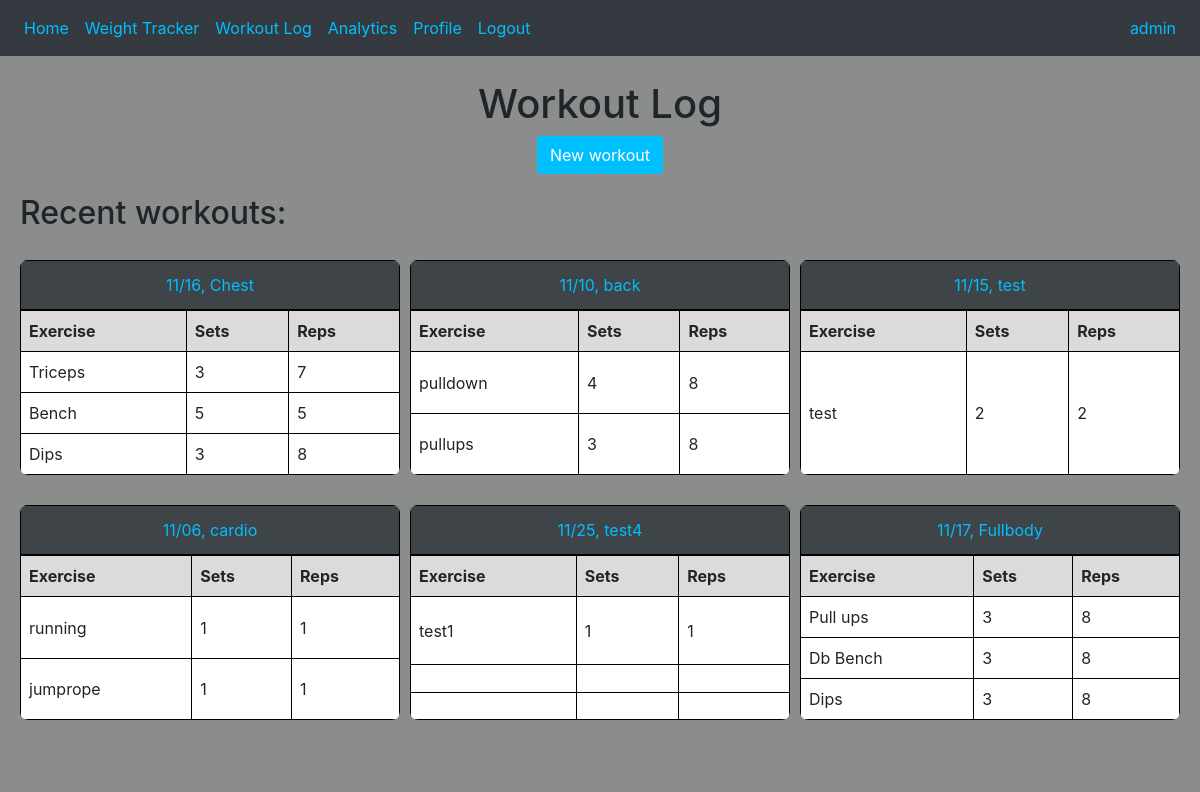
Page /workoutlog (signed in) on the committed database.
### website/models.py (models this page shows)
class User(db.Model, UserMixin):
    id = db.Column(db.Integer, primary_key=True)
    email = db.Column(db.String(150), unique=True)
    username = db.Column(db.String(150))
    password = db.Column(db.String(150))
    weightLog = db.relationship('Weight')
    workoutLog = db.relationship('Workout')

class Workout(db.Model):
    id = db.Column(db.Integer, primary_key=True)
    name = db.Column(db.String(50))
    date = db.Column(Date)
    user_id = db.Column(db.Integer, db.ForeignKey('user.id'))
    exercises = db.relationship(
        'Exercise',
        secondary=workout_exercise,
        backref=db.backref('workouts', lazy='dynamic'),
        lazy='dynamic'
    )

class Exercise(db.Model):
    id = db.Column(db.Integer, primary_key=True)
    name = db.Column(db.String(50))
    sets = db.Column(db.Integer)
    reps = db.Column(db.Integer)

### website/views.py (the view, shortened to what this page needs)
@views.route('/workoutlog', methods=['GET', 'POST'])
@login_required
def workoutlog():
    return render_template("workout_log.html", user=current_user)

### website/__init__.py (called while the page is built)
def create_app():
    app = Flask(__name__)
    app.config['SECRET_KEY'] = '123'
    app.config['SQLALCHEMY_DATABASE_URI'] = f'sqlite:///{DB_NAME}'
    db.init_app(app)
    from .views import views
    from .auth import auth
    app.register_blueprint(views, url_prefix='/')
    app.register_blueprint(auth, url_prefix='/')
    from .models import User, Weight
    with app.app_context():
        db.create_all()
    login_manager =  LoginManager()
    login_manager.login_view = 'auth.login'
    login_manager.init_app(app)
    @login_manager.user_loader
    def load_user(id):
        return User.query.get(int(id))
    return app

### website/templates/workout_log.html (shortened to what this page needs)
{% extends "base.html" %}
{% block content %}
<br>
<head>
  <link rel="stylesheet" type="text/css" href="static/styles.css">
  <h1>Workout Log</h1>
</head>
<body>
  <div class="centered-content">
    <button class="btn btn-custom" id="openModalButton"> New workout </button>
  </div>
  <div class="workout-log-page">
    <h2>Recent workouts:</h2>
    <div class="workout-wrapper">
      {% for workout in user.workoutLog %}
      <table id="exerciseTable" class="custom-table">
        <caption class="table-caption">{{ workout.date.strftime("%m/%d") }}, {{ workout.name }}</caption>
          <thead>
            <tr>
              <th>Exercise</th>
              <th>Sets</th>
              <th>Reps</th>
            </tr>
          </thead>
          <tbody id="exerciseTableBody">
            {% for exercise in workout.exercises %}
              <tr>
                <td>{{ exercise.name }}</td>
                <td>{{ exercise.sets }}</td>
                <td>{{ exercise.reps }}</td>
              </tr>
            {% endfor %}
          </tbody>
        </table>
        {% endfor %}
    </div>
  <br>
  </div>
</body>
{% endblock %}

### website/templates/base.html (shortened to what this page needs)
<!DOCTYPE html>
<html>
  <head>
    <link rel="stylesheet" type="text/css" href="static/styles.css">
    <link
      rel="stylesheet"
      href="https://stackpath.bootstrapcdn.com/bootstrap/4.4.1/css/bootstrap.min.css"
    />
    <link
      rel="stylesheet"
      href="https://stackpath.bootstrapcdn.com/font-awesome/4.7.0/css/font-awesome.min.css"
    />
  </head>
  <body>
    <nav class="navbar navbar-expand-lg navbar-dark bg-dark">
      <div class="collapse navbar-collapse" id="navbar">
        <div class="navbar-nav">
          {% if user.is_authenticated %}
          <a class="nav-item nav-link" id="home" href="/">Home</a>
          <a class="nav-item nav-link" id="weighttracker" href="/weighttracker">Weight Tracker</a>
          <a class="nav-item nav-link" id="workoutlog" href="/workoutlog">Workout Log</a>
          <a class="nav-item nav-link" id="analytics" href="/analytics">Analytics</a>
          <a class="nav-item nav-link" id="profile" href="/profile">Profile</a>
          <a class="nav-item nav-link" id="logout" href="/logout">Logout</a>
          {% else %}
          <a class="nav-item nav-link" id="login" href="/login">Login</a>
          <a class="nav-item nav-link" id="signUp" href="/sign-up">Sign Up</a>
          {% endif %}
        </div>
        <div class="navbar-nav ml-auto">
          {% if user.is_authenticated %}
          <a class="nav-item nav-link" id="profile" href="/profile">{{ user.username }}</a>
          {% endif %}
        </div>
      </div>
    </nav>
    <div class="content-container">{% block content %} {% endblock %}</div>
  </body>
</html>

### website/static/styles.css (style rules this page uses)
h1 { text-align: center; }
.content-container { background-color: rgb(139, 140, 140); background-size: cover; }
body { background-color: rgb(139, 140, 140); background-size: cover; }
.navbar .navbar-nav .nav-item.nav-link { color: #00bfff; }
.workout-wrapper { display: flex; flex-wrap: wrap; justify-content: space-between; }
.workout-log-page { padding: 20px; }
.centered-content { text-align: center; }
.btn-custom { background-color: #00bfff; color: white; }
#exerciseTable th { background-color: #dcdada; border: 1px solid #000000; padding: 8px; text-align: left; }
.workout-wrapper { display: grid; grid-template-columns: repeat(auto-fill, minmax(30%, 1fr)); gap: 10px; }
#exerciseTableBody td { border: 1px solid #000000; padding: 8px; background-color: white; }
.custom-table { border-collapse: collapse; width: 100%; margin-top: 20px; box-sizing: border-box; border-radius: 8px; overflow: hidden; }
.table-caption { text-align: center; caption-side: top; background-color: #3e4447; border: 1px solid black; color: #00bfff; }
#exerciseTable { width: 100%; border-collapse: collapse; }

### rows in the picture
User: username "admin"
Workout: date "11/16", name "Chest"
Exercise: name "Triceps", sets "3", reps "7"
Exercise: name "Bench", sets "5", reps "5"
Exercise: name "Dips", sets "3", reps "8"
Workout: date "11/10", name "back"
Exercise: name "pulldown", sets "4", reps "8"
Exercise: name "pullups", sets "3", reps "8"
Workout: date "11/15", name "test"
Exercise: name "test", sets "2", reps "2"
Workout: date "11/06", name "cardio"
Exercise: name "running", sets "1", reps "1"
Exercise: name "jumprope", sets "1", reps "1"
Workout: date "11/25", name "test4"
Exercise: name "test1", sets "1", reps "1"
Workout: date "11/17", name "Fullbody"
Exercise: name "Pull ups", sets "3", reps "8"
Exercise: name "Db Bench", sets "3", reps "8"
Exercise: name "Dips", sets "3", reps "8"
